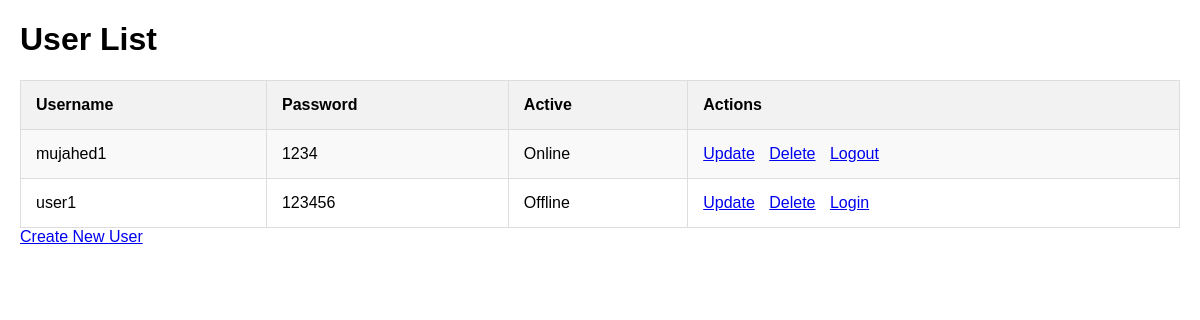
Before: /users/ with the older database file.
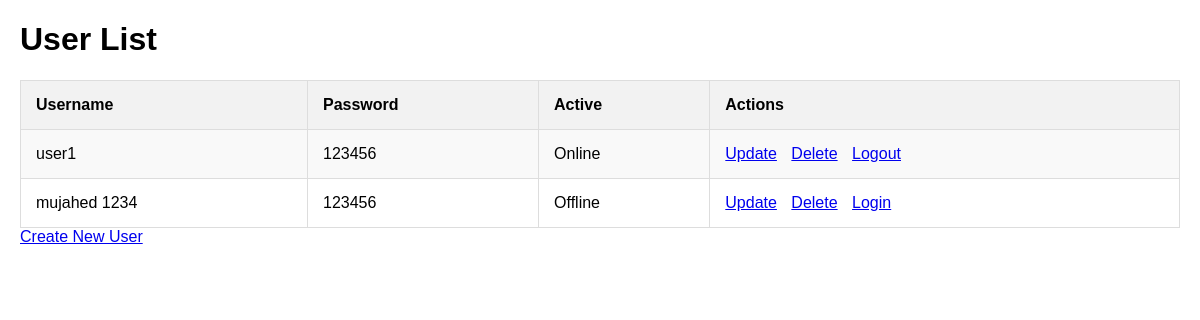
After: the same page with the newer database file.
### users/models.py (models this page shows, shortened)
class User(models.Model):
    username = models.CharField(max_length=150, unique=True)
    password = models.CharField(max_length=128)
    active = models.BooleanField(default=False)

### users/views.py (the view)
# urls.py: path('users/', UserListView.as_view(), name='get_users'),
class UserListView(ListView):
    model = User
    template_name = 'users/user_list.html'
    context_object_name = 'users'

### users/templates/users/user_list.html (shortened to what this page needs)
<!DOCTYPE html>
<html lang="en">
<head>
</head>
<body>
    <h1>User List</h1>
    <table>
        <tr>
            <th>Username</th>
            <th>Password</th>
            <th>Active</th>
            <th>Actions</th>
        </tr>
        {% for user in users %}
        <tr>
            <td>{{ user.username }}</td>
            <td>{{ user.password }}</td>
             <td>
                {% if user.active %}
                    Online
                {% else %}
                    Offline
                {% endif %}
            </td>
            <td>
                <a href="{% url 'update_user' user.id %}">Update</a>
                <a href="{% url 'delete_user' user.id %}">Delete</a>
                {% if user.active %}
                <a href="{% url 'logout' user.id %}">Logout</a>
                {% else %}
                <a href="{% url 'login' %}">Login</a>
                {% endif %}
            </td>
        </tr>
        {% endfor %}
    </table>
    <a href="{% url 'create_user' %}">Create New User</a>
</body>
</html>

### users/templates/users/user_list.html (style rules this page uses)
body { font-family: Arial, sans-serif; margin: 20px; }
table { width: 100%; border-collapse: collapse; margin-top: 20px; }
th, td { border: 1px solid #dddddd; text-align: left; padding: 15px; }
th { background-color: #f2f2f2; }
tr:nth-child(even) { background-color: #f9f9f9; }
a { margin-right: 10px; }

Changed rows visible on the page:
removed User: username "mujahed1", password "1234", active "Online"
changed User "user1": active "Offline Login" → "Online Logout"
added User: username "mujahed 1234", password "123456", active "Offline"
